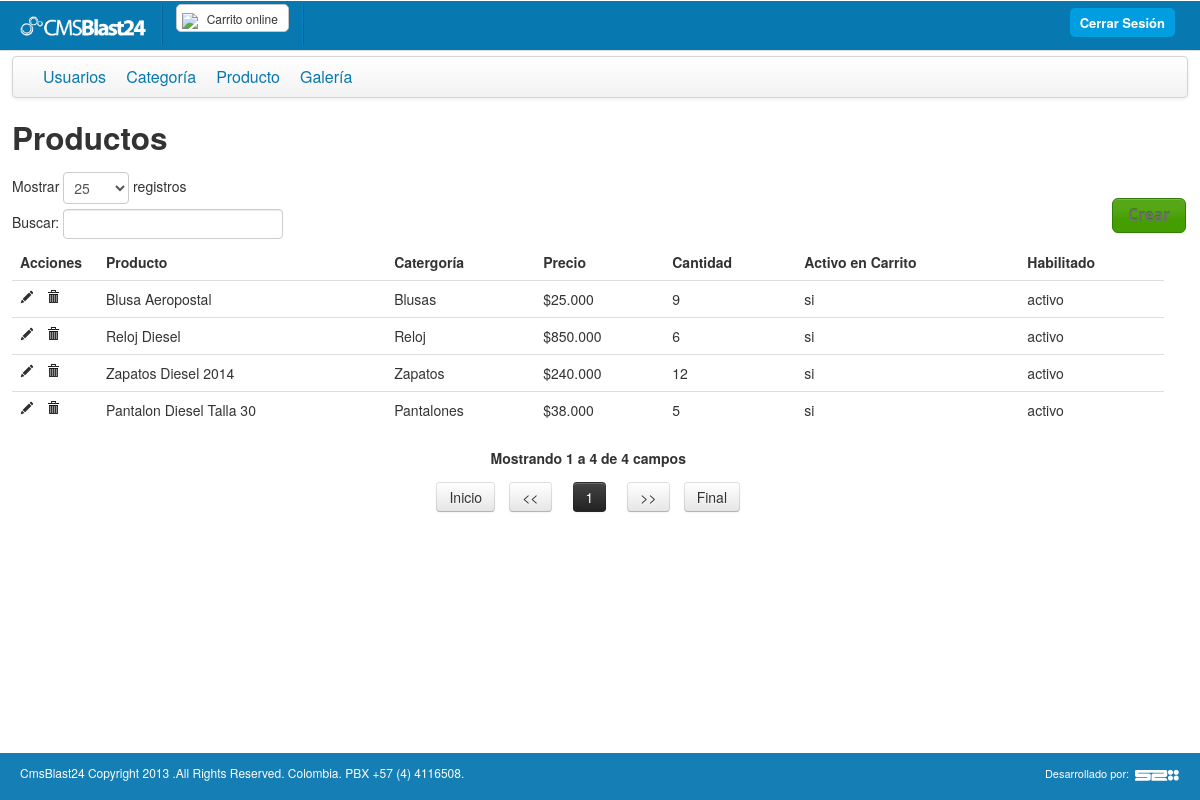
Page /desarrollo/producto.php (signed in) on the committed database.
### tables this page shows
CREATE TABLE IF NOT EXISTS `tiendaonline_producto` (
  `product_id` int(100) NOT NULL AUTO_INCREMENT,
  `product_nombre` varchar(300) DEFAULT NULL,
  `product_precio` int(11) DEFAULT NULL,
  `product_cant` int(11) DEFAULT NULL,
  `product_descripcion` varchar(450) DEFAULT NULL,
  `product_categoria_id` int(100) DEFAULT NULL,
  `product_carrito_compra` varchar(30) DEFAULT NULL,
  `product_estado` varchar(30) DEFAULT NULL,
  `product_dtcreate` datetime NOT NULL,
  PRIMARY KEY (`product_id`)
);

### desarrollo/lib/ConectionDb.php (called while the page is built, shortened)
<?php
class ConectionDb {
    private $host, $user, $pass, $db, $connection, $server_date;
    public function __construct() {
        try {
            $this->host = "localhost";
            $this->user = "root";
            $this->pass = "";
            $this->db = "tiendaonline_db";
            $this->connection = NULL;
        } catch (PDOException $e) {
            $this->error_connection = $e->getMessage();
        }
        return $this->connection;
    }
    public function openConect() {
        try {
            $this->connection =mysql_connect($this->host, $this->user, $this->pass);
        } catch (PDOException $e) {
            $this->error_conexion = $e->getMessage();
        }
        return $this->connection;
    }
}
?>

### desarrollo/lib/ControllerProducto.php (called while the page is built, shortened)
<?php
class ControllerProducto {
    private $conexion, $CDB, $op, $id, $euid, $sdid;
    private $UTILITY;
    private $response;
    function __construct() {
        $this->CDB = new ConectionDb();
        $this->UTILITY = new Util();
        $this->conexion = $this->CDB->openConect();
        $rqst = $_REQUEST;
        $this->op = isset($rqst['op']) ? $rqst['op'] : '';
    }
    public function productoget() {
        $this->conexion = is_resource($this->conexion) ? $this->conexion : $this->CDB->openConect();
        $q = "SELECT * FROM tiendaonline_producto ORDER BY product_id DESC";
        $con = mysql_query($q, $this->conexion) or die(mysql_error() . "***ERROR: " . $q);
        $resultado = mysql_num_rows($con);
        $arr = array();
        while ($obj = mysql_fetch_object($con)) {
            $arr[] = array(
                'id' => $obj->product_id,
                'nombre' => ($obj->product_nombre),
                'precio' => ($obj->product_precio),
                'cantidad' => ($obj->product_cant),
                'idcategoria' => ($obj->product_categoria_id),
                'estado_carrito' => ($obj->product_carrito_compra),
                'habilitado' => ($obj->product_estado),
                'descrip' => ($obj->product_descripcion),
                'dtcreate' => ($obj->product_dtcreate));
        }
        if ($resultado) {
            $arrjson = array('output' => array('valid' => true, 'response' => $arr));
        } else {
            $arrjson = $this->UTILITY->error_no_result();
        }
        $this->response = ($arrjson);
    }
    public function getResponse() {
        $this->CDB->closeConect();
        return $this->response;
    }
}
?>

### desarrollo/lib/ControllerCategoria.php (called while the page is built, shortened)
<?php
class ControllerCategoria {
    private $conexion, $CDB, $op, $id, $euid, $sdid;
    private $UTILITY;
    private $response;
    function __construct() {
        $this->CDB = new ConectionDb();
        $this->UTILITY = new Util();
        $this->conexion = $this->CDB->openConect();
        $rqst = $_REQUEST;
        $this->op = isset($rqst['op']) ? $rqst['op'] : '';
    }
    public function categoriaget() {
        $this->conexion = is_resource($this->conexion) ? $this->conexion : $this->CDB->openConect();
        $q = "SELECT * FROM tiendaonline_categoria ORDER BY categoria_nombre ASC";
        $con = mysql_query($q, $this->conexion) or die(mysql_error() . "***ERROR: " . $q);
        $resultado = mysql_num_rows($con);
        $arr = array();
        while ($obj = mysql_fetch_object($con)) {
            $arr[] = array(
                'id' => $obj->categoria_id,
                'nombre' => ($obj->categoria_nombre),
                'habilitado' => ($obj->categoria_estado),
                'dtcreate' => ($obj->categoria_dtcreate));
        }
        $q1 = "SELECT categoria_nombre FROM tiendaonline_categoria,tiendaonline_producto WHERE categoria_id=product_categoria_id";
        $con1 = mysql_query($q1, $this->conexion) or die(mysql_error() . "***ERROR: " . $q1);
        $arr1 = array();
        while ($obj1 = mysql_fetch_object($con1)) {
            $arr1[] = array(
                'nombre' => ($obj1->categoria_nombre));
        }
        if ($resultado > 0) {
            $arrjson = array('output' => array('valid' => true, 'response' => $arr, 'response1' => $arr1));
        } else {
            $arrjson = $this->UTILITY->error_no_result();
        }
        $this->response = ($arrjson);
    }
    public function getResponse() {
        $this->CDB->closeConect();
        return $this->response;
    }
}
?>

### desarrollo/producto.php (the view, shortened to what this page needs)
<?php
$PRODUCTO = new ControllerProducto();
$PRODUCTO->productoget();
$arrproductos = $PRODUCTO->getResponse();
$isvalid = $arrproductos['output']['valid'];
$arrproductos = $arrproductos['output']['response'];
$NOM_CAT = new ControllerCategoria();
$NOM_CAT->categoriaget();
$arrnomcat = $NOM_CAT->getResponse();
$arrnomcat = $arrnomcat['output']['response1'];
?>
<!DOCTYPE html>
<html>
    <head>
        <?php include 'include/generic_head.php'; ?>
    </head>
    <body>
        <header>
            <?php
            include 'include/generic_header.php';
            ?>
        </header>
        <section id="section_wrap">
            <div class="container">
                <?php
                include 'include/generic_navbar.php';
                ?>
            </div>
            <div class="container">
                <h2>Productos</h2>
                <a href="#" id="crearproducto" class="btn btn-info botoncrear">Crear</a>
                <div>
                    <table class="table table-hover dyntable" id="dynamictable">
                        <thead>
                            <tr>
                                <th class="head0" style="width: 70px;">Acciones</th>
                                <th class="head1">Producto</th>
                                <th class="head0">Catergoría</th>
                                <th class="head1">Precio</th>
                                <th class="head1">Cantidad</th>
                                <th class="head1">Activo en Carrito</th>
                                <th class="head1">Habilitado</th>
                            </tr>
                        </thead>
                        <colgroup>
                            <col class="con0" />
                            <col class="con1" />
                            <col class="con0" />
                            <col class="con1" />
                            <col class="con0" />
                            <col class="con1" />
                            <col class="con0" />
                            <col class="con1" />
                        </colgroup>
                        <tbody>
                            <?php
                            $c = count($arrproductos);
                            if ($isvalid) {
                                for ($i = 0; $i < $c; $i++) {
                                    ?>
                                    <tr class="gradeC">
                                        <td class="con0">
                                            <a href="#" onclick="PRODUCTO.editdata(<?php echo $arrproductos[$i]['id']; ?>);"><span class="icon-pencil"></span></a><span>&nbsp;&nbsp;</span>
                                            <a href="#" onclick="PRODUCTO.deletedata(<?php echo $arrproductos[$i]['id']; ?>);"><span class="icon-trash"></span></a><span>&nbsp;&nbsp;</span>
                                        </td>
                                        <td class="con1"><?php echo $arrproductos[$i]['nombre']; ?></td>
                                        <td class="con0"><?php echo $arrnomcat[$i]['nombre']; ?></td>
                                        <td class="con0"><?php echo '$' . number_format($arrproductos[$i]['precio'], 0, ",", "."); ?></td>
                                        <td class="con0"><?php echo $arrproductos[$i]['cantidad']; ?></td>
                                        <td class="con0"><?php echo $arrproductos[$i]['estado_carrito']; ?></td>
                                        <td class="con0"><?php echo $arrproductos[$i]['habilitado']; ?></td>
                                    </tr>
                                    <?php
                                }
                            }
                            ?>
                        </tbody>
                    </table>
                </div>
            </div>
        </section>
        <footer id="footer_wrap">
            <?php include 'include/generic_footer.php'; ?>
        </footer>
        <link rel="stylesheet" media="screen" href="css/dynamictable.css" type="text/css" />
    </body>
</html>

### desarrollo/css/cmsblast24.css (style rules this page uses)
a:link { color: #6f6f6f; }
#section_wrap { padding-bottom:4%; height:100%; }

### desarrollo/css/dynamictable.css (style rules this page uses)
.botoncrear { position: relative; top: 30px; float: right; }

### rows in the picture
tiendaonline_producto: product_nombre "Blusa Aeropostal", nombre "Blusas", product_precio "25.000", cantidad "9", product_carrito_compra "si", product_estado "activo"
tiendaonline_producto: product_nombre "Reloj Diesel", nombre "Reloj", product_precio "850.000", product_cant "6", product_carrito_compra "si", product_estado "activo"
tiendaonline_producto: product_nombre "Zapatos Diesel 2014", nombre "Zapatos", product_precio "240.000", product_cant "12", product_carrito_compra "si", product_estado "activo"
tiendaonline_producto: product_nombre "Pantalon Diesel Talla 30", nombre "Pantalones", product_precio "38.000", product_cant "5", product_carrito_compra "si", product_estado "activo"
